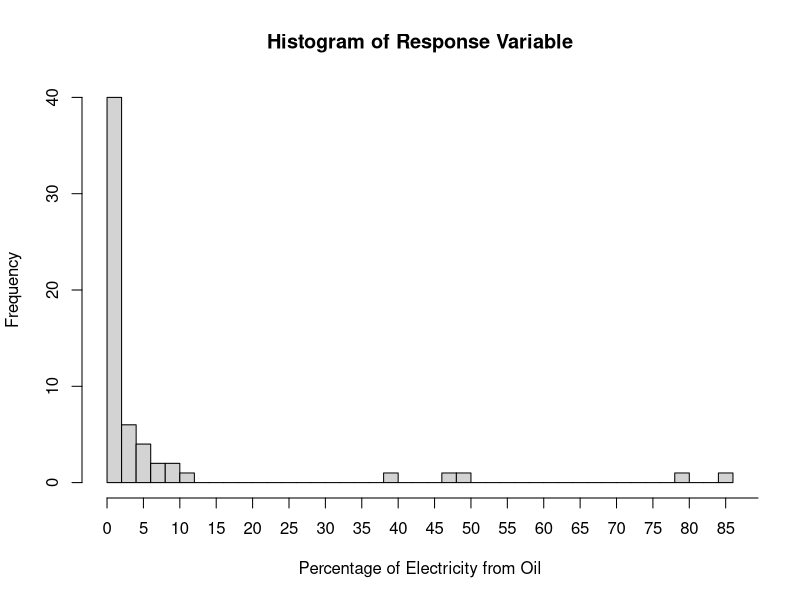
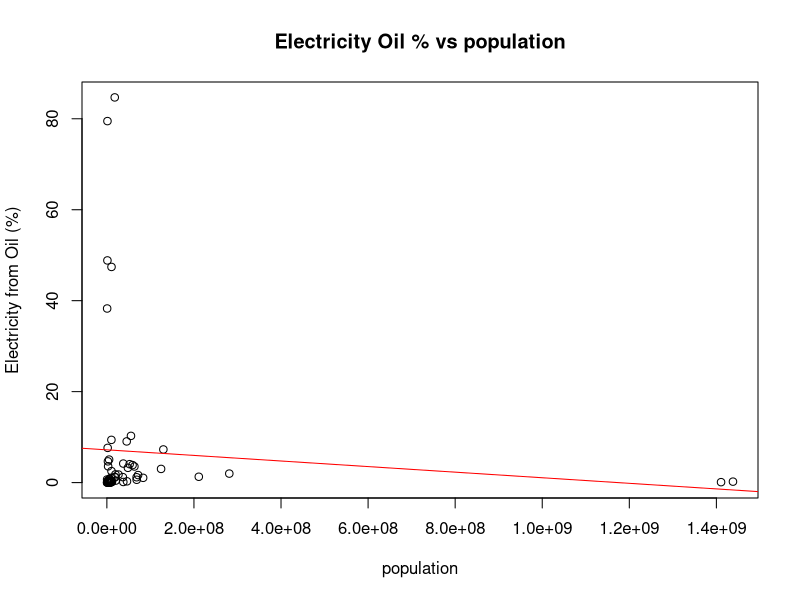
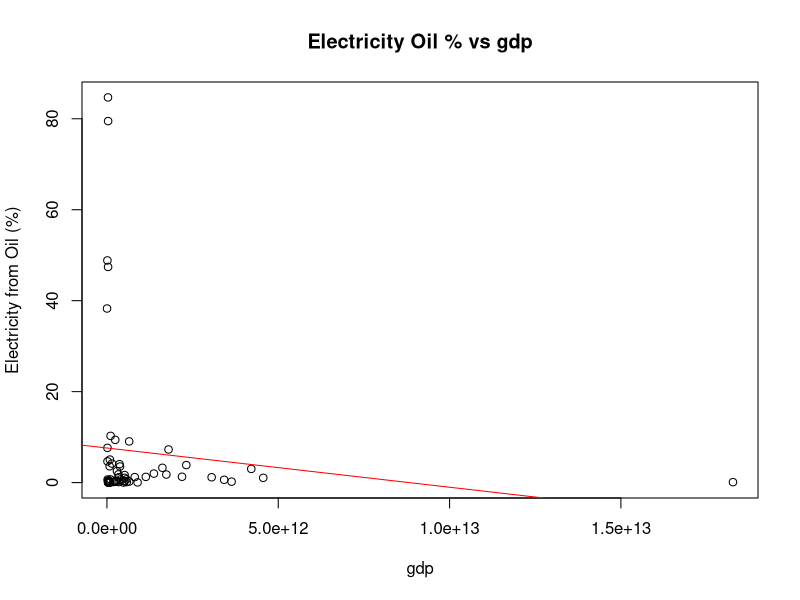
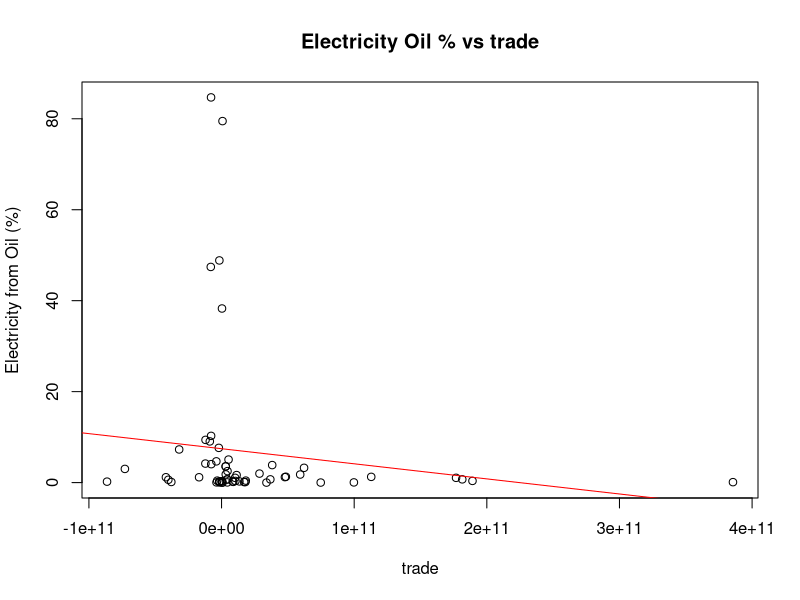
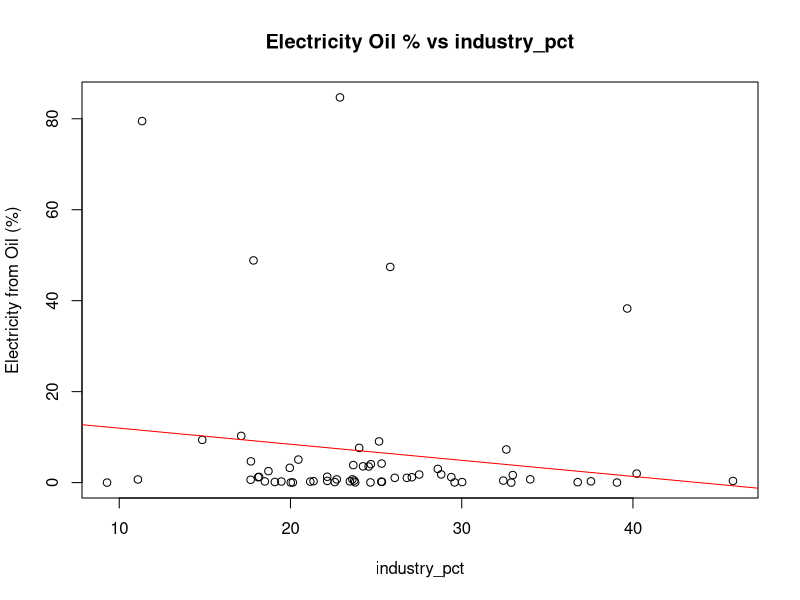
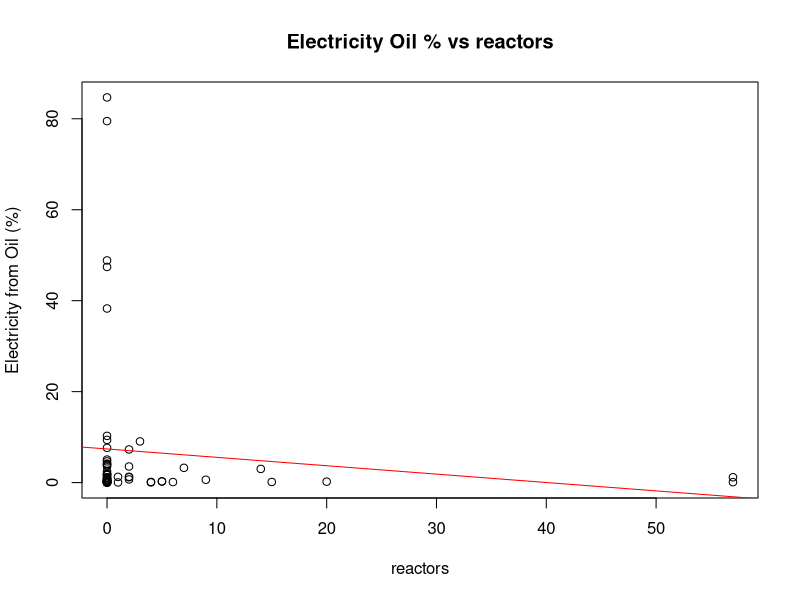
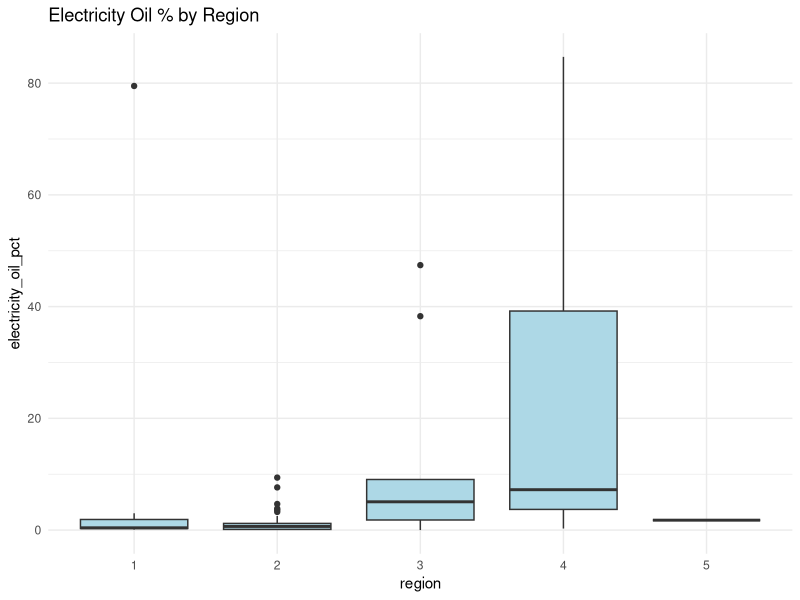
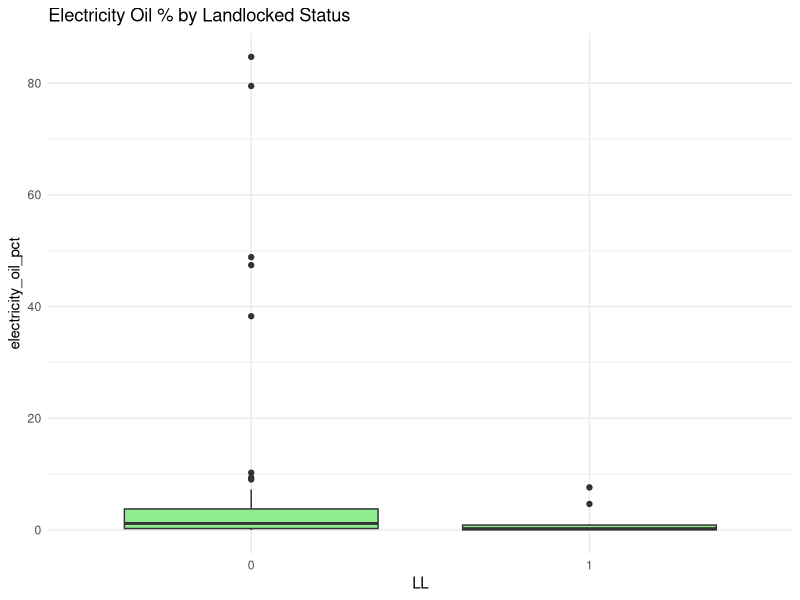

The R source for these figures, in order:
## ---- chunk 1
knitr::opts_chunk$set(echo = TRUE, highlight=FALSE, warning=FALSE, comment=NA)


library(corrplot)
library(GGally)

## ---- chunk 2
oilData <- read.csv("clean.csv")

# Converting qualitative variables to factors
oilData$region <- as.factor(oilData$region)
oilData$LL <- as.factor(oilData$LL)
oilData$qual_score <- as.factor(oilData$qual_score)

head(oilData)
str(oilData)
## ---- chunk 3
hist(oilData$electricity_oil_pct,
     xlab = "Percentage of Electricity from Oil",
     main = "Histogram of Response Variable",
     breaks = 40,       # increase number of bins
     xaxt = "n")        # suppress x-axis

# Add custom x-axis ticks every 5%
axis(side = 1, at = seq(0, 100, by = 5))  # 0%, 5%, 10%, ..., 100%
## ---- chunk 4
quant_vars <- names(oilData)[sapply(oilData, is.numeric)]
quant_vars <- setdiff(quant_vars, "electricity_oil_pct")

for (var in quant_vars) {
  
  df <- oilData[, c(var, "electricity_oil_pct")]
  df <- df[complete.cases(df), ]
  
  plot(df[[var]], df$electricity_oil_pct,
       xlab = var,
       ylab = "Electricity from Oil (%)",
       main = paste("Electricity Oil % vs", var))
  
  model <- lm(electricity_oil_pct ~ x, data = transform(df, x = df[[var]]))
  abline(model, col = "red")
}

# Correlations
cor(oilData[, c("population","gdp","trade","industry_pct")],
    oilData$electricity_oil_pct, use="pairwise.complete.obs")

## ---- chunk 5
# By region
ggplot(oilData, aes(x = region, y = electricity_oil_pct)) +
  geom_boxplot(fill = "lightblue") +
  theme_minimal() +
  labs(title = "Electricity Oil % by Region")

# By landlocked
ggplot(oilData, aes(x = LL, y = electricity_oil_pct)) +
  geom_boxplot(fill = "lightgreen") +
  theme_minimal() +
  labs(title = "Electricity Oil % by Landlocked Status")

# By corruption level
ggplot(oilData, aes(x = qual_score, y = electricity_oil_pct)) +
  geom_boxplot(fill = "lightcoral") +
  theme_minimal() +
  labs(title = "Electricity Oil % by Corruption Level")
## ---- chunk 6
table(oilData$region)
table(oilData$LL)
table(oilData$qual_score)
